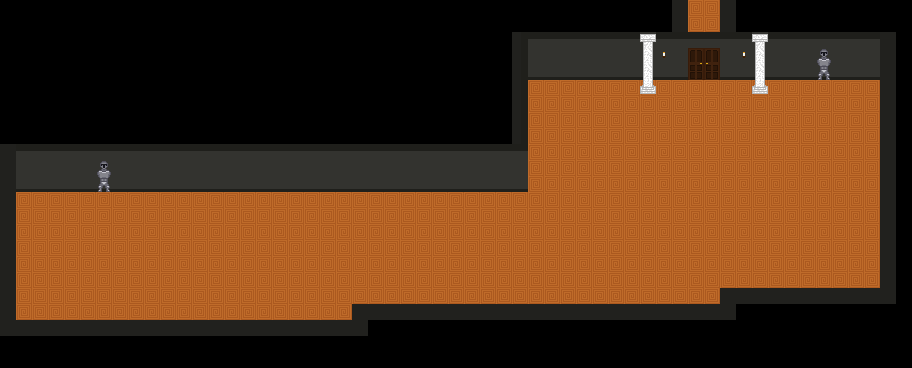

This is a level from a 2D game, rendered from its Tiled map with the project's own tilesets. A one-line summary and the map file follow, with tile-layer data summarised:
An orthogonal 57x23 tile map with 16x16 px tiles, 2 tile layers (Calque de Tuiles 1, Calque de Tuiles 2) and 20 objects (5x paint, game_2, spawn, porte, game_1).

<map version="1.10" tiledversion="1.11.0" orientation="orthogonal" renderorder="right-down" width="57" height="23" tilewidth="16" tileheight="16" infinite="0" nextlayerid="8" nextobjectid="26">
 <tileset firstgid="1" source="../tileset_tsx/Musée.tsx" />
 <layer id="1" name="Calque de Tuiles 1" width="57" height="23">
  <data>[1311 cells, 805 non-empty, 8 distinct tile ids]</data>
 </layer>
 <layer id="7" name="Calque de Tuiles 2" width="57" height="23">
  <data>[1311 cells, 71 non-empty, 7 distinct tile ids]</data>
 </layer>
 <objectgroup id="3" name="mur">
  <object id="3" x="512.667" y="32" width="382.667" height="46.6667" />
  <object id="4" x="880.667" y="32" width="14.6667" height="271" />
  <object id="5" x="720.833" y="287.667" width="174.167" height="15.3333" />
  <object id="6" x="719.5" y="287" width="15.6667" height="32.6667" />
  <object id="7" x="350.666" y="304.167" width="384.167" height="16.6667" />
  <object id="8" x="350.667" y="304.334" width="16" height="32" />
  <object id="9" x="0.333" y="320" width="367.333" height="16.3333" />
  <object id="12" x="16" y="144.75" width="511.75" height="46.75" />
  <object id="13" x="512.5" y="32.25" width="15.25" height="159.5" />
  <object id="17" x="0.333333" y="144.333" width="15.3333" height="191.333" />
  <object id="24" name="game_2" x="817.909" y="49.4545" width="13.1818" height="30.4545" />
  <object id="25" x="783.273" y="31.8182" />
 </objectgroup>
 <objectgroup id="4" name="autre">
  <object id="15" name="spawn" x="702.667" y="102.667">
   <point />
  </object>
  <object id="16" name="porte" x="687.625" y="48.125" width="32.625" height="30.5" />
  <object id="18" name="6" type="paint" x="426.667" y="159.333">
   <point />
  </object>
  <object id="19" name="7" type="paint" x="286.667" y="157.333">
   <point />
  </object>
  <object id="20" name="8" type="paint" x="49.3333" y="160.667">
   <point />
  </object>
  <object id="21" name="9" type="paint" x="158.667" y="157.667">
   <point />
  </object>
  <object id="22" name="10" type="paint" x="559" y="45">
   <point />
  </object>
  <object id="23" name="game_1" x="96.6364" y="161.455" width="13.9091" height="30.1818" />
 </objectgroup>
</map>
